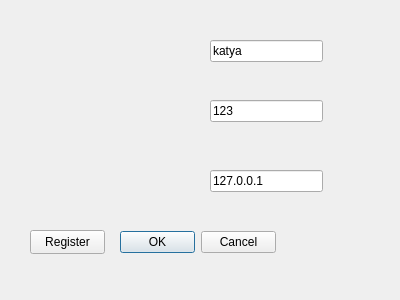
<?xml version="1.0" encoding="UTF-8"?>
<ui version="4.0">
 <class>AuthForm</class>
 <widget class="QDialog" name="AuthForm">
  <property name="geometry">
   <rect>
    <x>0</x>
    <y>0</y>
    <width>400</width>
    <height>300</height>
   </rect>
  </property>
  <property name="windowTitle">
   <string>AuthForm</string>
  </property>
  <widget class="QDialogButtonBox" name="buttonBox">
   <property name="geometry">
    <rect>
     <x>120</x>
     <y>230</y>
     <width>156</width>
     <height>24</height>
    </rect>
   </property>
   <property name="standardButtons">
    <set>QDialogButtonBox::StandardButton::Cancel|QDialogButtonBox::StandardButton::Ok</set>
   </property>
  </widget>
  <widget class="QLineEdit" name="txt_login">
   <property name="geometry">
    <rect>
     <x>210</x>
     <y>40</y>
     <width>113</width>
     <height>22</height>
    </rect>
   </property>
   <property name="text">
    <string>katya</string>
   </property>
   <property name="placeholderText">
    <string>логин</string>
   </property>
  </widget>
  <widget class="QLineEdit" name="txt_password">
   <property name="geometry">
    <rect>
     <x>210</x>
     <y>100</y>
     <width>113</width>
     <height>22</height>
    </rect>
   </property>
   <property name="text">
    <string>123</string>
   </property>
   <property name="placeholderText">
    <string>пароль</string>
   </property>
  </widget>
  <widget class="QLineEdit" name="txt_serverHost">
   <property name="geometry">
    <rect>
     <x>210</x>
     <y>170</y>
     <width>113</width>
     <height>22</height>
    </rect>
   </property>
   <property name="text">
    <string>127.0.0.1</string>
   </property>
   <property name="placeholderText">
    <string>адрес сервера</string>
   </property>
  </widget>
  <widget class="QPushButton" name="registerButton">
   <property name="geometry">
    <rect>
     <x>30</x>
     <y>230</y>
     <width>75</width>
     <height>24</height>
    </rect>
   </property>
   <property name="text">
    <string>Register</string>
   </property>
  </widget>
 </widget>
 <resources/>
 <connections/>
</ui>
